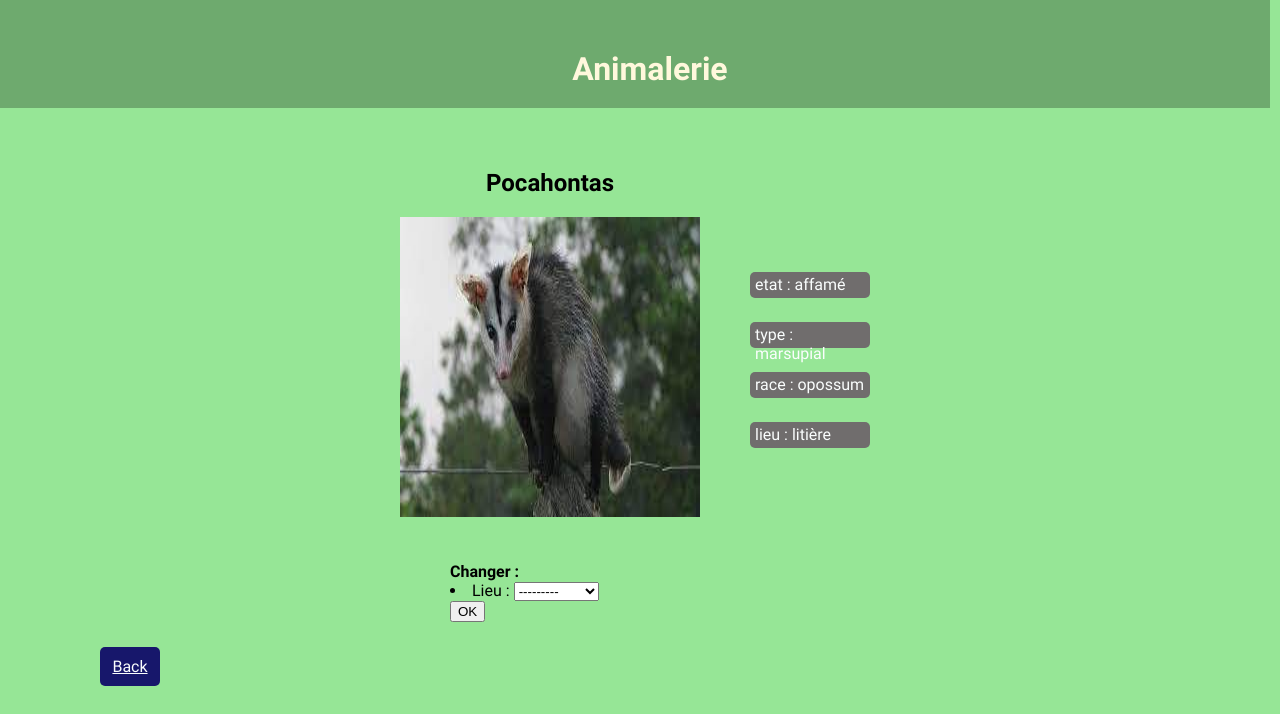
The app's page /animal/Pocahontas/ with its own data.
### blog/models.py (models this page shows, shortened)
class Animal(models.Model):
    id_animal = models.CharField(max_length=100, primary_key=True)
    etat = models.CharField(max_length=20)
    type = models.CharField(max_length=20)
    race = models.CharField(max_length=20)
    photo = models.CharField(max_length=200)
    lieu = models.ForeignKey(Equipement, on_delete=models.CASCADE)

class Equipement(models.Model):
    id_equip = models.CharField(max_length=100, primary_key=True)
    disponibilite = models.CharField(max_length=20)
    photo = models.CharField(max_length=200)
    def __str__(self):
        return self.id_equip

### blog/views.py (the view)
# urls.py: path('animal/<str:id_animal>/', views.animal_detail, name='animal_detail'),
def animal_detail(request, id_animal):
    mangeoire = get_object_or_404(Equipement, id_equip='mangeoire')
    roue = get_object_or_404(Equipement, id_equip='roue')
    nid = get_object_or_404(Equipement, id_equip='nid')
    litière = get_object_or_404(Equipement, id_equip='litière')
    animal = get_object_or_404(Animal, id_animal=id_animal)
    ancien_lieu = get_object_or_404(Equipement, id_equip=animal.lieu)
    if request.method == "POST":
        form = MoveForm(request.POST, instance=animal)
        if form.is_valid():
            if form.data['lieu'] == 'mangeoire':
                if mangeoire.disponibilite == 'occupé':
                    return render(request ,"blog/animal_detail.html", {'animal': animal, 'message': "Impossible, le mangeoire est occupé"})
                elif animal.etat == 'affamé' and mangeoire.disponibilite == 'libre':
                    ancien_lieu.disponibilite = "libre"
                    ancien_lieu.save()
                    animal.etat = 'repus'
                    form.save()
                    nouveau_lieu = get_object_or_404(Equipement, id_equip=animal.lieu)
                    nouveau_lieu.disponibilite = "occupé"
                    nouveau_lieu.save()
                    animal.save()
                    return redirect('animal_list')
                else:
                    if ancien_lieu!= litière:
                        ancien_lieu.disponibilite = "occupé"
                        ancien_lieu.save()
                        form.save(commit=False)
                    return render(request ,"blog/animal_detail.html", {'animal': animal, 'message': f"Impossible, {animal} n'est pas affamé"})
            elif form.data['lieu'] == 'roue':
                if roue.disponibilite == 'occupé':
                    return render(request ,"blog/animal_detail.html", {'animal': animal, 'message': f"Impossible, la roue est occupée"})
                elif animal.etat == 'repus' and roue.disponibilite == 'libre':
                    ancien_lieu.disponibilite = "libre"
                    ancien_lieu.save()
                    animal.etat = 'fatigué'
                    form.save()
                    nouveau_lieu = get_object_or_404(Equipement, id_equip=animal.lieu)
                    nouveau_lieu.disponibilite = "occupé"
                    nouveau_lieu.save()
                    animal.save()
                    return redirect('animal_list')
                else:
                    if ancien_lieu!= litière:
                        ancien_lieu.disponibilite = "occupé"
                        ancien_lieu.save()
                        form.save(commit=False)
                    return render(request ,"blog/animal_detail.html", {'animal': animal, 'message': f"Impossible, {animal} n'est pas repus"})
            elif form.data['lieu'] == 'nid':
                if nid.disponibilite == 'occupé':
                    return render(request ,"blog/animal_detail.html", {'animal': animal, 'message': f"Impossible, le nid est occupé"})
                elif animal.etat == 'fatigué' and nid.disponibilite == 'libre':
                    ancien_lieu.disponibilite = "libre"
                    ancien_lieu.save()
                    animal.etat = 'endormis'
                    form.save()
                    nouveau_lieu = get_object_or_404(Equipement, id_equip=animal.lieu)
                    nouveau_lieu.disponibilite = "occupé"
                    nouveau_lieu.save()
                    animal.save()
                    return redirect('animal_list')
                else:
                    if ancien_lieu!= litière:
                        ancien_lieu.disponibilite = "occupé"
                        ancien_lieu.save()
                        form.save(commit=False)
                    return render(request ,"blog/animal_detail.html", {'animal': animal, 'message': f"Impossible, {animal} n'est pas fatigué"})
            elif form.data['lieu'] == 'litière':
                if litière.disponibilite == 'occupé':
                    return render(request ,"blog/animal_detail.html", {'animal': animal, 'message': f"Impossible, la litière est occupée"})
                elif animal.etat == 'endormis' and litière.disponibilite == 'libre':
                    ancien_lieu.disponibilite = "libre"
                    ancien_lieu.save()
                    animal.etat = 'affamé'
                    form.save()
                    nouveau_lieu = get_object_or_404(Equipement, id_equip=animal.lieu)
                    nouveau_lieu.disponibilite = "libre"
                    nouveau_lieu.save()
                    animal.save()
                    return redirect('animal_list')
                else:
                    if ancien_lieu!= litière:
                        ancien_lieu.disponibilite = "occupé"
                        ancien_lieu.save()
                        form.save(commit=False)
                    return render(request ,"blog/animal_detail.html", {'animal': animal, 'message': f"Impossible, {animal} n'est pas endormi"})
        else:
            form = MoveForm()
    else:
        form = MoveForm()
    return render(request, 'blog/animal_detail.html', {'animal': animal, 'lieu': animal.lieu, 'form': form})

### blog/forms.py
class MoveForm(forms.ModelForm):
    class Meta:
        model = Animal
        fields = ('lieu',)

### blog/templates/blog/animal_detail.html
{% extends 'blog/base.html' %}
{% load static %}
{% block content %}
<div>
    {% if message %}
    <div class="message">
        <div class='texte-message'>{{message}}</div>
    </div>
    <div class='back'><a href="{% url 'animal_list' %}">Back</a></div>
    {% else %}
    <div class="animal">
        <h2 class='titre_animal'>{{ animal.id_animal }}</h2>
        <div class="description">
            <div class="etat_detail"> etat : {{ animal.etat }}</div>
            <div class="type_detail"> type : {{ animal.type }}</div>
            <div class="race_detail"> race : {{ animal.race }}</div>
            <div class="lieu_detail"> lieu : {{ animal.lieu }}</div>
        </div>
        <div class="photo_detail">
            <img src="/{{animal.photo}}" width="300" height="300">
        </div>
    </div>
    <div class="centrer">
        <form method="POST" class="post-form">{% csrf_token %}
            <b> Changer : </b> {{ form.as_ul }}
            <button type="submit" class="btn btn-outline-light">OK</button>
        </form>
    </div>
    <div class='back_bis'><a href="{% url 'animal_list' %}">Back</a></div>
    {% endif %}
</div>
{% endblock %}

### blog/static/css/blog.css (style rules this page uses)
body { width: 100%; max-width: 1100px; margin: 0 0px; background-color: rgb(150, 230, 150); font-family: 'Urbanist', sans-serif; }
h2 { text-align: center; }
a { color: #fafdfd; }
.animal { display: grid; grid-template-columns: 300px 300px 300px; padding: 20px 0; margin: 0px 100px; background-color: rgb(150, 230, 150); width: 905px }
.titre_animal { grid-column: 2; grid-row: 1; text-align: center; }
.description { display: grid; grid-column: 3; grid-row: 3; border-radius: 5px; margin: 50px; }
.photo_detail { grid-column: 2; grid-row: 3; }
.etat_detail { grid-row: 1; border-radius: 5px; border-color: rgb(255, 255, 255); background-color: #706d6d; color: #fafdfd; padding: 3px 5px; margin: 5px 0; width: 110; height: 20; }
.type_detail { grid-row: 2; border-radius: 5px; border-color: rgb(255, 255, 255); background-color: #706d6d; color: #fafdfd; padding: 3px 5px; margin: 5px 0; width: 110; height: 20; }
.race_detail { grid-row: 3; border-radius: 5px; border-color: rgb(255, 255, 255); background-color: #706d6d; color: #fafdfd; padding: 3px 5px; margin: 5px 0; width: 110; height: 20; }
.lieu_detail { grid-row: 4; border-radius: 5px; border-color: rgb(255, 255, 255); background-color: #706d6d; color: #fafdfd; padding: 3px 5px; margin: 5px 0; width: 110; height: 20; }
.centrer { margin: 25px 450; }
.back_bis { border-radius: 5px; border-color: rgb(255, 255, 255); padding: 10px 5px; margin: 20px 100px; background-color: rgb(23, 23, 107); width: 50; text-align: center; }

### records on screen
Animal: id_animal "Pocahontas", etat "affamé", type "marsupial", race "opossum", lieu "litière", photo (picture)
